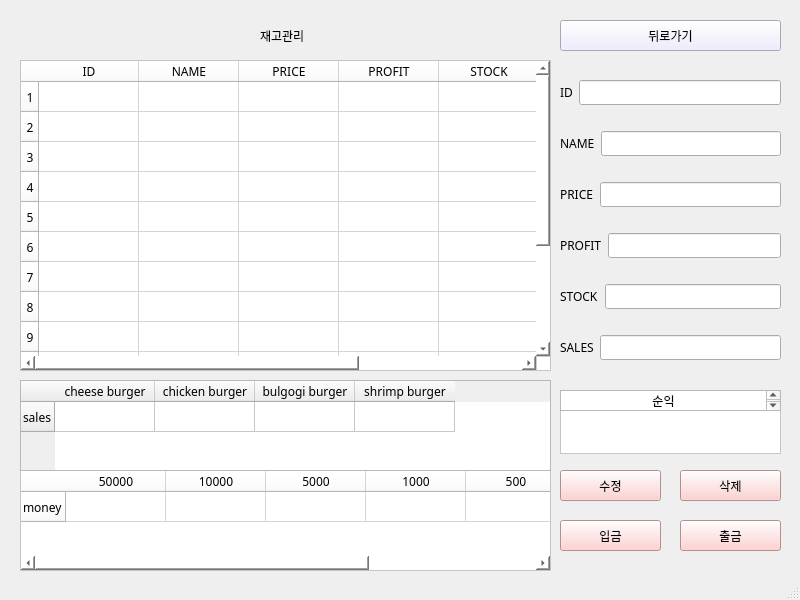
<?xml version="1.0" encoding="UTF-8"?>
<ui version="4.0">
 <class>admin</class>
 <widget class="QMainWindow" name="admin">
  <property name="geometry">
   <rect>
    <x>0</x>
    <y>0</y>
    <width>800</width>
    <height>600</height>
   </rect>
  </property>
  <property name="font">
   <font>
    <family>문체부 제목 바탕체</family>
   </font>
  </property>
  <property name="windowTitle">
   <string>MainWindow</string>
  </property>
  <widget class="QWidget" name="centralwidget">
   <property name="font">
    <font>
     <family>문체부 제목 바탕체</family>
    </font>
   </property>
   <widget class="QTableWidget" name="stock_show">
    <property name="geometry">
     <rect>
      <x>20</x>
      <y>60</y>
      <width>531</width>
      <height>311</height>
     </rect>
    </property>
    <property name="styleSheet">
     <string notr="true">background-color: rgb(255, 255, 255);
font: 9pt &quot;문체부 제목 바탕체&quot;;</string>
    </property>
    <row>
     <property name="text">
      <string>1</string>
     </property>
     <property name="textAlignment">
      <set>AlignCenter</set>
     </property>
    </row>
    <row>
     <property name="text">
      <string>2</string>
     </property>
     <property name="textAlignment">
      <set>AlignCenter</set>
     </property>
    </row>
    <row>
     <property name="text">
      <string>3</string>
     </property>
     <property name="textAlignment">
      <set>AlignCenter</set>
     </property>
    </row>
    <row>
     <property name="text">
      <string>4</string>
     </property>
     <property name="textAlignment">
      <set>AlignCenter</set>
     </property>
    </row>
    <row>
     <property name="text">
      <string>5</string>
     </property>
     <property name="textAlignment">
      <set>AlignCenter</set>
     </property>
    </row>
    <row>
     <property name="text">
      <string>6</string>
     </property>
     <property name="textAlignment">
      <set>AlignCenter</set>
     </property>
    </row>
    <row>
     <property name="text">
      <string>7</string>
     </property>
     <property name="textAlignment">
      <set>AlignCenter</set>
     </property>
    </row>
    <row>
     <property name="text">
      <string>8</string>
     </property>
     <property name="textAlignment">
      <set>AlignCenter</set>
     </property>
    </row>
    <row>
     <property name="text">
      <string>9</string>
     </property>
     <property name="textAlignment">
      <set>AlignCenter</set>
     </property>
    </row>
    <row>
     <property name="text">
      <string>10</string>
     </property>
     <property name="textAlignment">
      <set>AlignCenter</set>
     </property>
    </row>
    <row>
     <property name="text">
      <string>11</string>
     </property>
     <property name="textAlignment">
      <set>AlignCenter</set>
     </property>
    </row>
    <row>
     <property name="text">
      <string>12</string>
     </property>
     <property name="textAlignment">
      <set>AlignCenter</set>
     </property>
    </row>
    <row>
     <property name="text">
      <string>13</string>
     </property>
     <property name="textAlignment">
      <set>AlignCenter</set>
     </property>
    </row>
    <row>
     <property name="text">
      <string>14</string>
     </property>
     <property name="textAlignment">
      <set>AlignCenter</set>
     </property>
    </row>
    <column>
     <property name="text">
      <string>ID</string>
     </property>
    </column>
    <column>
     <property name="text">
      <string>NAME</string>
     </property>
    </column>
    <column>
     <property name="text">
      <string>PRICE</string>
     </property>
    </column>
    <column>
     <property name="text">
      <string>PROFIT</string>
     </property>
    </column>
    <column>
     <property name="text">
      <string>STOCK</string>
     </property>
    </column>
    <column>
     <property name="text">
      <string>SALES</string>
     </property>
    </column>
   </widget>
   <widget class="QPushButton" name="admin_back">
    <property name="geometry">
     <rect>
      <x>560</x>
      <y>20</y>
      <width>221</width>
      <height>31</height>
     </rect>
    </property>
    <property name="styleSheet">
     <string notr="true">background-color: rgb(234, 232, 254);
font: 9pt &quot;문체부 제목 바탕체&quot;;</string>
    </property>
    <property name="text">
     <string>뒤로가기</string>
    </property>
   </widget>
   <widget class="QPushButton" name="stock_change">
    <property name="geometry">
     <rect>
      <x>560</x>
      <y>470</y>
      <width>101</width>
      <height>31</height>
     </rect>
    </property>
    <property name="styleSheet">
     <string notr="true">background-color: rgb(255, 197, 197);
font: 9pt &quot;문체부 제목 바탕체&quot;;</string>
    </property>
    <property name="text">
     <string>수정</string>
    </property>
   </widget>
   <widget class="QPushButton" name="stock_delete">
    <property name="geometry">
     <rect>
      <x>680</x>
      <y>470</y>
      <width>101</width>
      <height>31</height>
     </rect>
    </property>
    <property name="styleSheet">
     <string notr="true">background-color: rgb(255, 197, 197);
font: 9pt &quot;문체부 제목 바탕체&quot;;</string>
    </property>
    <property name="text">
     <string>삭제</string>
    </property>
   </widget>
   <widget class="QTableWidget" name="money_show">
    <property name="geometry">
     <rect>
      <x>20</x>
      <y>470</y>
      <width>531</width>
      <height>101</height>
     </rect>
    </property>
    <property name="styleSheet">
     <string notr="true">background-color: rgb(255, 255, 255);</string>
    </property>
    <row>
     <property name="text">
      <string>money</string>
     </property>
    </row>
    <column>
     <property name="text">
      <string>50000</string>
     </property>
    </column>
    <column>
     <property name="text">
      <string>10000</string>
     </property>
    </column>
    <column>
     <property name="text">
      <string>5000</string>
     </property>
    </column>
    <column>
     <property name="text">
      <string>1000</string>
     </property>
    </column>
    <column>
     <property name="text">
      <string>500</string>
     </property>
    </column>
    <column>
     <property name="text">
      <string>100</string>
     </property>
    </column>
   </widget>
   <widget class="QPushButton" name="money_push">
    <property name="geometry">
     <rect>
      <x>560</x>
      <y>520</y>
      <width>101</width>
      <height>31</height>
     </rect>
    </property>
    <property name="styleSheet">
     <string notr="true">background-color: rgb(255, 197, 197);
font: 9pt &quot;문체부 제목 바탕체&quot;;</string>
    </property>
    <property name="text">
     <string>입금</string>
    </property>
   </widget>
   <widget class="QPushButton" name="money_pop">
    <property name="geometry">
     <rect>
      <x>680</x>
      <y>520</y>
      <width>101</width>
      <height>31</height>
     </rect>
    </property>
    <property name="styleSheet">
     <string notr="true">background-color: rgb(255, 197, 197);
font: 9pt &quot;문체부 제목 바탕체&quot;;</string>
    </property>
    <property name="text">
     <string>출금</string>
    </property>
   </widget>
   <widget class="QWidget" name="layoutWidget">
    <property name="geometry">
     <rect>
      <x>560</x>
      <y>60</y>
      <width>221</width>
      <height>321</height>
     </rect>
    </property>
    <layout class="QVBoxLayout" name="verticalLayout">
     <item>
      <layout class="QHBoxLayout" name="horizontalLayout">
       <item>
        <widget class="QLabel" name="label">
         <property name="text">
          <string>ID</string>
         </property>
        </widget>
       </item>
       <item>
        <widget class="QLineEdit" name="txt_ID">
         <property name="enabled">
          <bool>true</bool>
         </property>
        </widget>
       </item>
      </layout>
     </item>
     <item>
      <layout class="QHBoxLayout" name="horizontalLayout_2">
       <item>
        <widget class="QLabel" name="label_2">
         <property name="text">
          <string>NAME</string>
         </property>
        </widget>
       </item>
       <item>
        <widget class="QLineEdit" name="txt_NAME"/>
       </item>
      </layout>
     </item>
     <item>
      <layout class="QHBoxLayout" name="horizontalLayout_3">
       <item>
        <widget class="QLabel" name="label_3">
         <property name="text">
          <string>PRICE</string>
         </property>
        </widget>
       </item>
       <item>
        <widget class="QLineEdit" name="txt_PRICE"/>
       </item>
      </layout>
     </item>
     <item>
      <layout class="QHBoxLayout" name="horizontalLayout_4">
       <item>
        <widget class="QLabel" name="label_4">
         <property name="text">
          <string>PROFIT</string>
         </property>
        </widget>
       </item>
       <item>
        <widget class="QLineEdit" name="txt_PROFIT"/>
       </item>
      </layout>
     </item>
     <item>
      <layout class="QHBoxLayout" name="horizontalLayout_5">
       <item>
        <widget class="QLabel" name="label_5">
         <property name="text">
          <string>STOCK</string>
         </property>
        </widget>
       </item>
       <item>
        <widget class="QLineEdit" name="txt_STOCK"/>
       </item>
      </layout>
     </item>
     <item>
      <layout class="QHBoxLayout" name="horizontalLayout_6">
       <item>
        <widget class="QLabel" name="label_6">
         <property name="text">
          <string>SALES</string>
         </property>
        </widget>
       </item>
       <item>
        <widget class="QLineEdit" name="txt_SALES"/>
       </item>
      </layout>
     </item>
    </layout>
   </widget>
   <widget class="QLabel" name="label_7">
    <property name="geometry">
     <rect>
      <x>260</x>
      <y>20</y>
      <width>141</width>
      <height>31</height>
     </rect>
    </property>
    <property name="font">
     <font>
      <family>문체부 제목 바탕체</family>
      <pointsize>9</pointsize>
      <weight>50</weight>
      <italic>false</italic>
      <bold>false</bold>
     </font>
    </property>
    <property name="styleSheet">
     <string notr="true">font: 9pt &quot;문체부 제목 바탕체&quot;;</string>
    </property>
    <property name="text">
     <string>재고관리</string>
    </property>
   </widget>
   <widget class="QTableWidget" name="chef_burger_sales">
    <property name="geometry">
     <rect>
      <x>20</x>
      <y>380</y>
      <width>531</width>
      <height>91</height>
     </rect>
    </property>
    <row>
     <property name="text">
      <string>sales</string>
     </property>
    </row>
    <column>
     <property name="text">
      <string>cheese burger</string>
     </property>
     <property name="textAlignment">
      <set>AlignCenter</set>
     </property>
    </column>
    <column>
     <property name="text">
      <string>chicken burger</string>
     </property>
    </column>
    <column>
     <property name="text">
      <string>bulgogi burger</string>
     </property>
    </column>
    <column>
     <property name="text">
      <string>shrimp burger</string>
     </property>
    </column>
   </widget>
   <widget class="QTextEdit" name="profit">
    <property name="geometry">
     <rect>
      <x>560</x>
      <y>390</y>
      <width>221</width>
      <height>64</height>
     </rect>
    </property>
    <property name="styleSheet">
     <string notr="true">background-color: rgb(255, 255, 255);</string>
    </property>
   </widget>
   <widget class="QTextBrowser" name="textBrowser">
    <property name="geometry">
     <rect>
      <x>560</x>
      <y>390</y>
      <width>221</width>
      <height>21</height>
     </rect>
    </property>
    <property name="html">
     <string>&lt;!DOCTYPE HTML PUBLIC &quot;-//W3C//DTD HTML 4.0//EN&quot; &quot;http://www.w3.org/TR/REC-html40/strict.dtd&quot;&gt;
&lt;html&gt;&lt;head&gt;&lt;meta name=&quot;qrichtext&quot; content=&quot;1&quot; /&gt;&lt;style type=&quot;text/css&quot;&gt;
p, li { white-space: pre-wrap; }
&lt;/style&gt;&lt;/head&gt;&lt;body style=&quot; font-family:'문체부 제목 바탕체'; font-size:9pt; font-weight:400; font-style:normal;&quot;&gt;
&lt;p align=&quot;center&quot; style=&quot; margin-top:0px; margin-bottom:0px; margin-left:0px; margin-right:0px; -qt-block-indent:0; text-indent:0px;&quot;&gt;&lt;span style=&quot; font-family:'문체부 제목 바탕체';&quot;&gt;순익&lt;/span&gt;&lt;/p&gt;&lt;/body&gt;&lt;/html&gt;</string>
    </property>
   </widget>
  </widget>
  <widget class="QMenuBar" name="menubar">
   <property name="geometry">
    <rect>
     <x>0</x>
     <y>0</y>
     <width>800</width>
     <height>17</height>
    </rect>
   </property>
  </widget>
  <widget class="QStatusBar" name="statusbar"/>
 </widget>
 <resources/>
 <connections/>
</ui>
